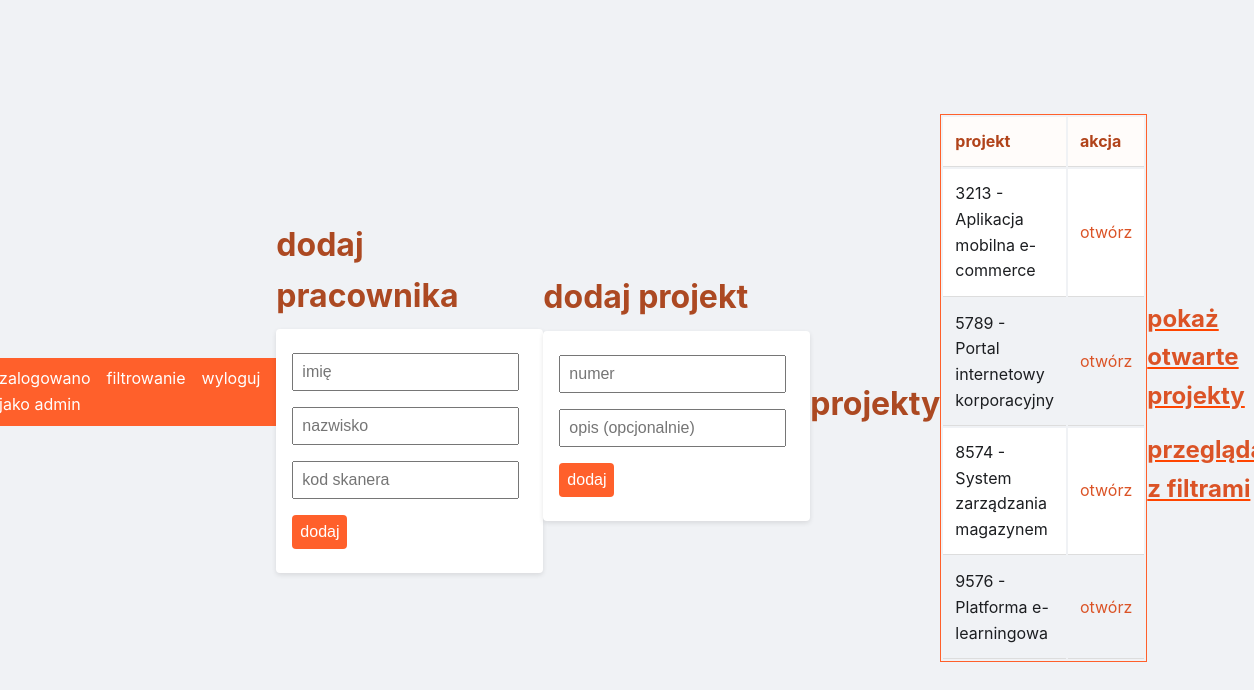
Page /admin_panel.php?c (signed in) on the committed database.
### tables this page shows
CREATE TABLE `projekt` (
  `id` int(11) NOT NULL,
  `nazwa` int(4) NOT NULL,
  `opis` varchar(64) DEFAULT NULL,
  `id_klient` int(11) DEFAULT NULL,
  `zakonczono` tinyint(1) DEFAULT 0,
  `zaakceptowano` tinyint(1) DEFAULT 0,
  `skasowano` tinyint(1) DEFAULT 0
);

### db.php (called while the page is built, shortened)
<?php
function format_project_number($number) {
    return str_pad($number, 4, '0', STR_PAD_LEFT);
}

### admin_panel.php (the view, shortened to what this page needs)
<?php
    require_once "db.php";
    $sth2 = $conn->prepare("select projekt.id, projekt.nazwa, projekt.opis, projekt.zaakceptowano from projekt where zakonczono = ? order by projekt.zaakceptowano desc, projekt.nazwa asc");
    $sth2->execute([(isset($_GET['c']) ? 1 : 0)]);
?>
<!DOCTYPE html>
<html lang="pl">
<head>
    <link rel="stylesheet" href="global.css">
</head>
<body>
    <nav><p>zalogowano jako <?= $_SESSION['admin'] ?></p><a href="przegladaj.php">filtrowanie</a><a href="logout.php">wyloguj</a></nav>
<div class="dodaj1">
    <h1>dodaj pracownika</h1>
    <form method="post" action="dodaj.php">
        <input type="text" name="imie" placeholder="imię" required/>
        <input type="text" name="nazwisko" placeholder="nazwisko" required/>
        <input type="text" name="id_skaner" placeholder="kod skanera" required pattern="\d{8}" maxlength="8" minlength="8" />
        <button type="submit" name="b_pracownik">dodaj</button>
    </form>
</div>
<div class="dodaj2">
<h1>dodaj projekt</h1>
<form method="post" action="dodaj.php">
    <input type="number" name="nazwa" placeholder="numer" max="9999" required/>
    <input type="text" name="opis" maxlength="64" placeholder="opis (opcjonalnie)"/>
    <button type="submit" name="b_projekt">dodaj</button>
</form>
</div>
    <h1>projekty</h1>
    <table class="tabelka3">
        <tr>
            <th>projekt</th>
            <th>akcja</th>
        </tr>
<?php
    while($row = $sth2->fetch(PDO::FETCH_ASSOC)) {
        echo "<td>" . format_project_number($row['nazwa']) . ($row['opis'] != "" ? " - " . $row['opis'] : "") . "</td>";
        echo "<td><a href='akcja_zadania.php?" . (isset($_GET['c']) ? 'o' : 'z') . "&id=" . $row['id'] . "'>" . (isset($_GET['c']) ? 'otwórz' : 'archiwizuj') . "</a>" . (($row['zaakceptowano'] == 0) ? " <a href='akcja_zadania.php?a=1&id=" . $row['id'] . "'>akceptuj</a> <a href='akcja_zadania.php?n=1&id=" . $row['id'] . "'>odrzuć</a>" : "")  . "</td>";
    }
?>
    </table>
    <div class="tabelka">
        <h2><a href="admin_panel.php<?= isset($_GET['c']) ? "" : "?c" ?>"><?= isset($_GET['c']) ? "pokaż otwarte projekty" : "pokaż archiwizowane projekty" ?> </a></h2>
        <h2><a href="przegladaj.php">przeglądaj z filtrami</a></h2>
    </div>
</body>
</html>

### global.css (style rules this page uses)
* { box-sizing: border-box; margin: 0; padding: 0; }
body { font-family: -apple-system, BlinkMacSystemFont, "Segoe UI", Roboto, Helvetica, Arial, sans-serif; line-height: 1.6; background: #f0f2f5; color: #1c1e21; display: flex; justify-content: center; align-items: center; min-height: 100vh; padding: 1rem; }
nav { display: flex; justify-content: space-between; background: #ff602b; color: #fff; padding: .5rem 1rem; margin-bottom: 1rem; }
nav a { color: #fff; text-decoration: none; margin-left: 1rem; }
h1, h2 { margin: 1rem 0 .5rem; color: #ac4922; }
form { background: #fff; padding: 1rem; margin-bottom: 1.5rem; border-radius: 4px; box-shadow: 0 2px 5px rgba(0,0,0,0.1); }
form input, form select, form button { display: block; width: 100%; margin: .5rem 0; padding: .5rem; font-size: 1rem; }
form button { background: #ff602b; color: #fff; border: none; border-radius: 4px; cursor: pointer; }
table { width: 100%; border-collapse: solid; margin-bottom: 1.5rem; border: orange; display: flex; flex-direction: column; }
.dodaj1 { max-width: fit-content; }
.dodaj2 { max-width: fit-content; }
.tabelka3 { border-style: solid; border-color: #ff602b; border-width: 1px; max-width: fit-content; }
th, td { padding: .75rem; text-align: left; border-bottom: 1px solid #ddd; }
th { background: hsl(24, 100%, 99%); color: #b1431a; }
a { color: #db5326; text-decoration: none; }
.tabelka { text-decoration: underline; color: orangered; }
@media (min-width: 600px) { form input, form select, form button { width: auto; display: inline-block; margin-right: .5rem; } }
@media (min-width: 600px) { form button { width: auto; } }

### rows in the picture
projekt: nazwa "3213", opis "Aplikacja mobilna e-commerce"
projekt: nazwa "5789", opis "Portal internetowy korporacyjny"
projekt: nazwa "8574", opis "System zarządzania magazynem"
projekt: nazwa "9576", opis "Platforma e-learningowa"

### other values in the picture
$_SESSION['admin'] "admin"
